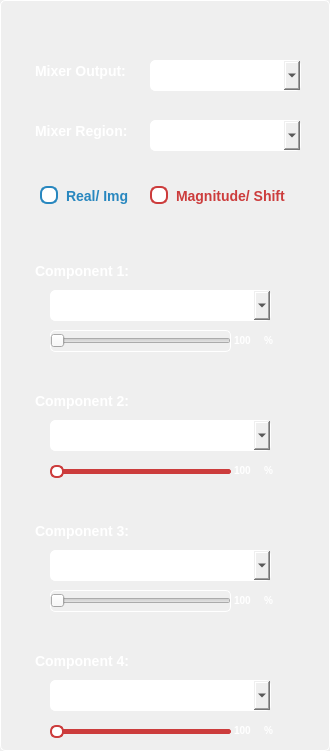
       <widget class="QWidget" name="widget" native="true">
        <property name="minimumSize">
         <size>
          <width>330</width>
          <height>330</height>
         </size>
        </property>
        <property name="maximumSize">
         <size>
          <width>330</width>
          <height>16777215</height>
         </size>
        </property>
        <property name="styleSheet">
         <string notr="true">border: 1px solid #ffffff;
border-radius:5px</string>
        </property>
        <widget class="QLabel" name="label">
         <property name="geometry">
          <rect>
           <x>30</x>
           <y>60</y>
           <width>101</width>
           <height>21</height>
          </rect>
         </property>
         <property name="styleSheet">
          <string notr="true">color:white;
font-size: 14px;
font-weight:600;
border-color: transparent;</string>
         </property>
         <property name="text">
          <string>Mixer Output: </string>
         </property>
        </widget>
        <widget class="QComboBox" name="comboBox">
         <property name="geometry">
          <rect>
           <x>150</x>
           <y>60</y>
           <width>151</width>
           <height>31</height>
          </rect>
         </property>
         <property name="styleSheet">
          <string notr="true">QComboBox {
                color: rgb(255, 255, 255);
                font-size: 18px;
                background-color: rgb(24, 24, 24);
                padding-left: 15px;
                border: 1px solid transparent;
                border-radius: 15px; /* Rounded corners */
            }

            QComboBox QAbstractItemView {
                background-color: #444444;    /* Dropdown list background */
                color: #ffffff;               /* Dropdown list text color */
                selection-background-color: #555555;  /* Highlight background */
                selection-color: #FF5757;     /* Highlighted text color */
            }

            /* Remove the default arrow */
            QComboBox::drop-down {
                margin-right: 10px;
                border-top-right-radius: 15px; /* Apply radius to the top-right */
                border-bottom-right-radius: 15px; /* Apply radius to the bottom-right */
            }

            /* Customize the arrow (triangle) */
            QComboBox::down-arrow {
                image: url(Deliverables/down-arrow.png); /* Optional: use a custom image for the arrow */
                width: 10px;
                height: 10px;
                margin-right: 10px; /* Moves the arrow more to the right */
            }&lt;/string&gt;
   &lt;/property&gt;
  &lt;/widget&gt;
 &lt;/widget&gt;
 &lt;resources/&gt;
&lt;/ui&gt;
</string>
         </property>
        </widget>
        <widget class="QLabel" name="label_2">
         <property name="geometry">
          <rect>
           <x>30</x>
           <y>120</y>
           <width>101</width>
           <height>21</height>
          </rect>
         </property>
         <property name="styleSheet">
          <string notr="true">color:white;
font-size: 14px;
font-weight:600;
border-color: transparent;</string>
         </property>
         <property name="text">
          <string>Mixer Region: </string>
         </property>
        </widget>
        <widget class="QComboBox" name="comboBox_2">
         <property name="geometry">
          <rect>
           <x>150</x>
           <y>120</y>
           <width>151</width>
           <height>31</height>
          </rect>
         </property>
         <property name="styleSheet">
          <string notr="true">QComboBox {
                color: rgb(255, 255, 255);
                font-size: 18px;
                background-color: rgb(24, 24, 24);
                padding-left: 15px;
                border: 1px solid transparent;
                border-radius: 15px; /* Rounded corners */
            }

            QComboBox QAbstractItemView {
                background-color: #444444;    /* Dropdown list background */
                color: #ffffff;               /* Dropdown list text color */
                selection-background-color: #555555;  /* Highlight background */
                selection-color: #FF5757;     /* Highlighted text color */
            }

            /* Remove the default arrow */
            QComboBox::drop-down {
                margin-right: 10px;
                border-top-right-radius: 15px; /* Apply radius to the top-right */
                border-bottom-right-radius: 15px; /* Apply radius to the bottom-right */
            }

            /* Customize the arrow (triangle) */
            QComboBox::down-arrow {
                image: url(Deliverables/down-arrow.png); /* Optional: use a custom image for the arrow */
                width: 10px;
                height: 10px;
                margin-right: 10px; /* Moves the arrow more to the right */
            }&lt;/string&gt;
   &lt;/property&gt;
  &lt;/widget&gt;
 &lt;/widget&gt;
 &lt;resources/&gt;
&lt;/ui&gt;
</string>
         </property>
        </widget>
        <widget class="QLabel" name="label_9">
         <property name="geometry">
          <rect>
           <x>30</x>
           <y>260</y>
           <width>111</width>
           <height>21</height>
          </rect>
         </property>
         <property name="styleSheet">
          <string notr="true">color:white;
font-size: 14px;
font-weight:600;
border-color: transparent;</string>
         </property>
         <property name="text">
          <string>Component 1:</string>
         </property>
        </widget>
        <widget class="QRadioButton" name="radioButton">
         <property name="geometry">
          <rect>
           <x>40</x>
           <y>180</y>
           <width>111</width>
           <height>31</height>
          </rect>
         </property>
         <property name="styleSheet">
          <string notr="true">QRadioButton {
    font: bold 14px;           /* Font size and weight */
    color: #2887bf;           /* Text color */
    spacing: 8px;            /* Space between the button and text */
	border: transparent;
}

QRadioButton::indicator {
    width: 14px;              /* Size of the radio circle */
    height: 14px;
}

QRadioButton::indicator::unchecked {
    border: 2px solid #2887bf; /* Border of the unchecked circle */
    background-color: white;
    border-radius: 7px;      /* Make it a perfect circle */
}

QRadioButton::indicator::checked {
    border: 2px solid  #2887bf;
    background-color:  #2887bf;
    border-radius: 7px;
}
</string>
         </property>
         <property name="text">
          <string>Real/ Img</string>
         </property>
        </widget>
        <widget class="QRadioButton" name="radioButton_2">
         <property name="geometry">
          <rect>
           <x>150</x>
           <y>180</y>
           <width>151</width>
           <height>31</height>
          </rect>
         </property>
         <property name="styleSheet">
          <string notr="true">QRadioButton {
    font: bold 14px;           /* Font size and weight */
    color: #cc3c3c;           /* Text color */
    spacing: 8px;            /* Space between the button and text */
	border: transparent;
}

QRadioButton::indicator {
    width: 14px;              /* Size of the radio circle */
    height: 14px;
}

QRadioButton::indicator::unchecked {
    border: 2px solid #cc3c3c; /* Border of the unchecked circle */
    background-color: white;
    border-radius: 7px;      /* Make it a perfect circle */
}

QRadioButton::indicator::checked {
    border: 2px solid  #cc3c3c;
    background-color:  #cc3c3c;
    border-radius: 7px;
}
</string>
         </property>
         <property name="text">
          <string>Magnitude/ Shift</string>
         </property>
        </widget>
        <widget class="QSlider" name="horizontalSlider_1">
         <property name="geometry">
          <rect>
           <x>50</x>
           <y>330</y>
           <width>181</width>
           <height>22</height>
          </rect>
         </property>
         <property name="styleSheet">
          <string notr="true">QSlider {
    border: none;
}
QSlider::groove:horizontal {
    height: 5px;
    background: white;  
    border-radius: 3px;   
}

QSlider::add-page:horizontal {
    background: #2887bf;
    border: 1px solid #2887bf;
    height: 3px;
    border-radius: 1.5px;
}

QSlider::handle:horizontal {
    background: #ffffff;  
    border: 2px solid #1e6e9e;
    width: 10px;
    height: 10px;
    border-radius: 6px;    
    margin: -4px 0;       
}
&lt;/string&gt;
   &lt;/property&gt;
   &lt;property name=&quot;orientation&quot;&gt;
    &lt;enum&gt;Qt::Horizontal&lt;/enum&gt;
   &lt;/property&gt;
  &lt;/widget&gt;
 &lt;/widget&gt;
 &lt;resources/&gt;
&lt;/ui&gt;
</string>
         </property>
         <property name="orientation">
          <enum>Qt::Horizontal</enum>
         </property>
        </widget>
        <widget class="QLabel" name="label_10">
         <property name="geometry">
          <rect>
           <x>230</x>
           <y>330</y>
           <width>51</width>
           <height>21</height>
          </rect>
         </property>
         <property name="styleSheet">
          <string notr="true">color:white;
font-size: 10px;
font-weight:600;
border-color: transparent;</string>
         </property>
         <property name="text">
          <string>100</string>
         </property>
        </widget>
        <widget class="QLabel" name="label_11">
         <property name="geometry">
          <rect>
           <x>260</x>
           <y>330</y>
           <width>21</width>
           <height>21</height>
          </rect>
         </property>
         <property name="styleSheet">
          <string notr="true">color:white;
font-size: 10px;
font-weight:600;
border-color: transparent;</string>
         </property>
         <property name="text">
          <string>%</string>
         </property>
        </widget>
        <widget class="QSlider" name="horizontalSlider_2">
         <property name="geometry">
          <rect>
           <x>50</x>
           <y>460</y>
           <width>181</width>
           <height>22</height>
          </rect>
         </property>
         <property name="styleSheet">
          <string notr="true">QSlider {
    border: none;
}
QSlider::groove:horizontal {
    height: 5px;
    background: white;  
    border-radius: 3px;   
}

QSlider::add-page:horizontal {
    background: #cc3c3c;
    border: 1px solid #cc3c3c;
    height: 3px;
    border-radius: 1.5px;
}

QSlider::handle:horizontal {
    background: #ffffff;  
    border: 2px solid #cc3c3c;
    width: 10px;
    height: 10px;
    border-radius: 6px;    
    margin: -4px 0;       
}

</string>
         </property>
         <property name="orientation">
          <enum>Qt::Horizontal</enum>
         </property>
        </widget>
        <widget class="QLabel" name="label_12">
         <property name="geometry">
          <rect>
           <x>260</x>
           <y>460</y>
           <width>21</width>
           <height>21</height>
          </rect>
         </property>
         <property name="styleSheet">
          <string notr="true">color:white;
font-size: 10px;
font-weight:600;
border-color: transparent;</string>
         </property>
         <property name="text">
          <string>%</string>
         </property>
        </widget>
        <widget class="QLabel" name="label_13">
         <property name="geometry">
          <rect>
           <x>230</x>
           <y>460</y>
           <width>31</width>
           <height>21</height>
          </rect>
         </property>
         <property name="styleSheet">
          <string notr="true">color:white;
font-size: 10px;
font-weight:600;
border-color: transparent;</string>
         </property>
         <property name="text">
          <string>100</string>
         </property>
        </widget>
        <widget class="QLabel" name="label_14">
         <property name="geometry">
          <rect>
           <x>30</x>
           <y>390</y>
           <width>111</width>
           <height>21</height>
          </rect>
         </property>
         <property name="styleSheet">
          <string notr="true">color:white;
font-size: 14px;
font-weight:600;
border-color: transparent;</string>
         </property>
         <property name="text">
          <string>Component 2:</string>
         </property>
        </widget>
        <widget class="QSlider" name="horizontalSlider_3">
         <property name="geometry">
          <rect>
           <x>50</x>
           <y>590</y>
           <width>181</width>
           <height>22</height>
          </rect>
         </property>
         <property name="styleSheet">
          <string notr="true">QSlider {
    border: none;
}
QSlider::groove:horizontal {
    height: 5px;
    background: white;  
    border-radius: 3px;   
}

QSlider::add-page:horizontal {
    background: #2887bf;
    border: 1px solid #2887bf;
    height: 3px;
    border-radius: 1.5px;
}

QSlider::handle:horizontal {
    background: #ffffff;  
    border: 2px solid #1e6e9e;
    width: 10px;
    height: 10px;
    border-radius: 6px;    
    margin: -4px 0;       
}
&lt;/string&gt;
   &lt;/property&gt;
   &lt;property name=&quot;orientation&quot;&gt;
    &lt;enum&gt;Qt::Horizontal&lt;/enum&gt;
   &lt;/property&gt;
  &lt;/widget&gt;
 &lt;/widget&gt;
 &lt;resources/&gt;
&lt;/ui&gt;
</string>
         </property>
         <property name="orientation">
          <enum>Qt::Horizontal</enum>
         </property>
        </widget>
        <widget class="QLabel" name="label_17">
         <property name="geometry">
          <rect>
           <x>30</x>
           <y>520</y>
           <width>111</width>
           <height>21</height>
          </rect>
         </property>
         <property name="styleSheet">
          <string notr="true">color:white;
font-size: 14px;
font-weight:600;
border-color: transparent;</string>
         </property>
         <property name="text">
          <string>Component 3:</string>
         </property>
        </widget>
        <widget class="QLabel" name="label_18">
         <property name="geometry">
          <rect>
           <x>230</x>
           <y>590</y>
           <width>51</width>
           <height>21</height>
          </rect>
         </property>
         <property name="styleSheet">
          <string notr="true">color:white;
font-size: 10px;
font-weight:600;
border-color: transparent;</string>
         </property>
         <property name="text">
          <string>100</string>
         </property>
        </widget>
        <widget class="QLabel" name="label_19">
         <property name="geometry">
          <rect>
           <x>260</x>
           <y>590</y>
           <width>21</width>
           <height>21</height>
          </rect>
         </property>
         <property name="styleSheet">
          <string notr="true">color:white;
font-size: 10px;
font-weight:600;
border-color: transparent;</string>
         </property>
         <property name="text">
          <string>%</string>
         </property>
        </widget>
        <widget class="QLabel" name="label_16">
         <property name="geometry">
          <rect>
           <x>260</x>
           <y>720</y>
           <width>21</width>
           <height>21</height>
          </rect>
         </property>
         <property name="styleSheet">
          <string notr="true">color:white;
font-size: 10px;
font-weight:600;
border-color: transparent;</string>
         </property>
         <property name="text">
          <string>%</string>
         </property>
        </widget>
        <widget class="QLabel" name="label_20">
         <property name="geometry">
          <rect>
           <x>230</x>
           <y>720</y>
           <width>31</width>
           <height>21</height>
          </rect>
         </property>
         <property name="styleSheet">
          <string notr="true">color:white;
font-size: 10px;
font-weight:600;
border-color: transparent;</string>
         </property>
         <property name="text">
          <string>100</string>
         </property>
        </widget>
        <widget class="QLabel" name="label_21">
         <property name="geometry">
          <rect>
           <x>30</x>
           <y>650</y>
           <width>111</width>
           <height>21</height>
          </rect>
         </property>
         <property name="styleSheet">
          <string notr="true">color:white;
font-size: 14px;
font-weight:600;
border-color: transparent;</string>
         </property>
         <property name="text">
          <string>Component 4:</string>
         </property>
        </widget>
        <widget class="QSlider" name="horizontalSlider_4">
         <property name="geometry">
          <rect>
           <x>50</x>
           <y>720</y>
           <width>181</width>
           <height>22</height>
          </rect>
         </property>
         <property name="styleSheet">
          <string notr="true">QSlider {
    border: none;
}
QSlider::groove:horizontal {
    height: 5px;
    background: white;  
    border-radius: 3px;   
}

QSlider::add-page:horizontal {
    background: #cc3c3c;
    border: 1px solid #cc3c3c;
    height: 3px;
    border-radius: 1.5px;
}

QSlider::handle:horizontal {
    background: #ffffff;  
    border: 2px solid #cc3c3c;
    width: 10px;
    height: 10px;
    border-radius: 6px;    
    margin: -4px 0;       
}

</string>
         </property>
         <property name="orientation">
          <enum>Qt::Horizontal</enum>
         </property>
        </widget>
        <widget class="QComboBox" name="comboBox_6">
         <property name="geometry">
          <rect>
           <x>50</x>
           <y>290</y>
           <width>221</width>
           <height>31</height>
          </rect>
         </property>
         <property name="styleSheet">
          <string notr="true">QComboBox {
                color: rgb(255, 255, 255);
                font-size: 18px;
                background-color: rgb(24, 24, 24);
                padding-left: 15px;
                border: 1px solid transparent;
                border-radius: 15px; /* Rounded corners */
            }

            QComboBox QAbstractItemView {
                background-color: #444444;    /* Dropdown list background */
                color: #ffffff;               /* Dropdown list text color */
                selection-background-color: #555555;  /* Highlight background */
                selection-color: #FF5757;     /* Highlighted text color */
            }

            /* Remove the default arrow */
            QComboBox::drop-down {
                margin-right: 10px;
                border-top-right-radius: 15px; /* Apply radius to the top-right */
                border-bottom-right-radius: 15px; /* Apply radius to the bottom-right */
            }

            /* Customize the arrow (triangle) */
            QComboBox::down-arrow {
                image: url(Deliverables/down-arrow.png); /* Optional: use a custom image for the arrow */
                width: 10px;
                height: 10px;
                margin-right: 10px; /* Moves the arrow more to the right */
            }&lt;/string&gt;
   &lt;/property&gt;
  &lt;/widget&gt;
 &lt;/widget&gt;
 &lt;resources/&gt;
&lt;/ui&gt;
</string>
         </property>
        </widget>
        <widget class="QComboBox" name="comboBox_8">
         <property name="geometry">
          <rect>
           <x>50</x>
           <y>420</y>
           <width>221</width>
           <height>31</height>
          </rect>
         </property>
         <property name="styleSheet">
          <string notr="true">QComboBox {
                color: rgb(255, 255, 255);
                font-size: 18px;
                background-color: rgb(24, 24, 24);
                padding-left: 15px;
                border: 1px solid transparent;
                border-radius: 15px; /* Rounded corners */
            }

            QComboBox QAbstractItemView {
                background-color: #444444;    /* Dropdown list background */
                color: #ffffff;               /* Dropdown list text color */
                selection-background-color: #555555;  /* Highlight background */
                selection-color: #FF5757;     /* Highlighted text color */
            }

            /* Remove the default arrow */
            QComboBox::drop-down {
                margin-right: 10px;
                border-top-right-radius: 15px; /* Apply radius to the top-right */
                border-bottom-right-radius: 15px; /* Apply radius to the bottom-right */
            }

            /* Customize the arrow (triangle) */
            QComboBox::down-arrow {
                image: url(Deliverables/down-arrow.png); /* Optional: use a custom image for the arrow */
                width: 10px;
                height: 10px;
                margin-right: 10px; /* Moves the arrow more to the right */
            }&lt;/string&gt;
   &lt;/property&gt;
  &lt;/widget&gt;
 &lt;/widget&gt;
 &lt;resources/&gt;
&lt;/ui&gt;
</string>
         </property>
        </widget>
        <widget class="QComboBox" name="comboBox_9">
         <property name="geometry">
          <rect>
           <x>50</x>
           <y>550</y>
           <width>221</width>
           <height>31</height>
          </rect>
         </property>
         <property name="styleSheet">
          <string notr="true">QComboBox {
                color: rgb(255, 255, 255);
                font-size: 18px;
                background-color: rgb(24, 24, 24);
                padding-left: 15px;
                border: 1px solid transparent;
                border-radius: 15px; /* Rounded corners */
            }

            QComboBox QAbstractItemView {
                background-color: #444444;    /* Dropdown list background */
                color: #ffffff;               /* Dropdown list text color */
                selection-background-color: #555555;  /* Highlight background */
                selection-color: #FF5757;     /* Highlighted text color */
            }

            /* Remove the default arrow */
            QComboBox::drop-down {
                margin-right: 10px;
                border-top-right-radius: 15px; /* Apply radius to the top-right */
                border-bottom-right-radius: 15px; /* Apply radius to the bottom-right */
            }

            /* Customize the arrow (triangle) */
            QComboBox::down-arrow {
                image: url(Deliverables/down-arrow.png); /* Optional: use a custom image for the arrow */
                width: 10px;
                height: 10px;
                margin-right: 10px; /* Moves the arrow more to the right */
            }&lt;/string&gt;
   &lt;/property&gt;
  &lt;/widget&gt;
 &lt;/widget&gt;
 &lt;resources/&gt;
&lt;/ui&gt;
</string>
         </property>
        </widget>
        <widget class="QComboBox" name="comboBox_10">
         <property name="geometry">
          <rect>
           <x>50</x>
           <y>680</y>
           <width>221</width>
           <height>31</height>
          </rect>
         </property>
         <property name="styleSheet">
          <string notr="true">QComboBox {
                color: rgb(255, 255, 255);
                font-size: 18px;
                background-color: rgb(24, 24, 24);
                padding-left: 15px;
                border: 1px solid transparent;
                border-radius: 15px; /* Rounded corners */
            }

            QComboBox QAbstractItemView {
                background-color: #444444;    /* Dropdown list background */
                color: #ffffff;               /* Dropdown list text color */
                selection-background-color: #555555;  /* Highlight background */
                selection-color: #FF5757;     /* Highlighted text color */
            }

            /* Remove the default arrow */
            QComboBox::drop-down {
                margin-right: 10px;
                border-top-right-radius: 15px; /* Apply radius to the top-right */
                border-bottom-right-radius: 15px; /* Apply radius to the bottom-right */
            }

            /* Customize the arrow (triangle) */
            QComboBox::down-arrow {
                image: url(Deliverables/down-arrow.png); /* Optional: use a custom image for the arrow */
                width: 10px;
                height: 10px;
                margin-right: 10px; /* Moves the arrow more to the right */
            }&lt;/string&gt;
   &lt;/property&gt;
  &lt;/widget&gt;
 &lt;/widget&gt;
 &lt;resources/&gt;
&lt;/ui&gt;
</string>
         </property>
        </widget>
       </widget>
